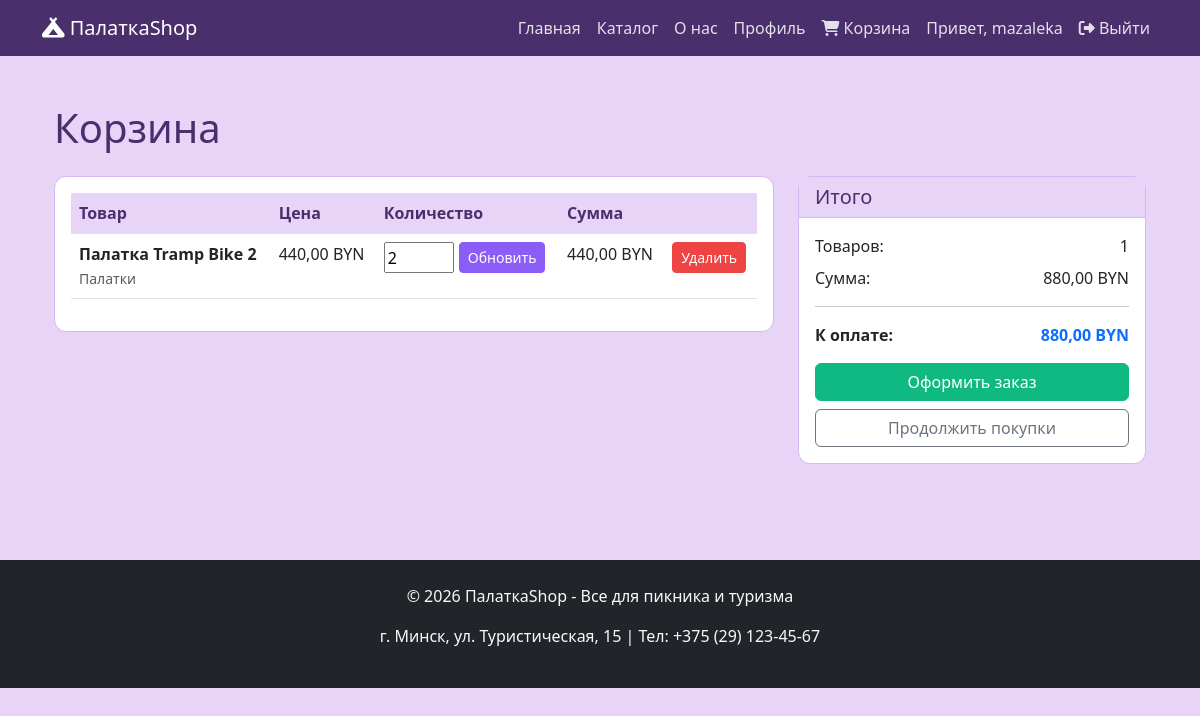
The app's page /cart/ (signed in) with its own data.
### NewApp/models.py (models this page shows, shortened)
class CartElement(models.Model):
    cart=models.ForeignKey(Cart,on_delete=models.CASCADE,related_name='items',verbose_name='Корзина')
    product=models.ForeignKey(Product,on_delete=models.CASCADE,verbose_name='Товар')
    quantity=models.PositiveIntegerField(verbose_name='Количество')

class Product(models.Model):
    name=models.CharField(max_length=200,verbose_name='Название товара')
    description=models.TextField(null=False,verbose_name='Описание товара')
    product_image=models.ImageField(upload_to='product/')
    price=models.DecimalField(max_digits=10,verbose_name='Цена', decimal_places=2,validators=[MinValueValidator(0)])
    quantity=models.IntegerField(validators=[MinValueValidator(0)])
    category=models.ForeignKey(Category,on_delete=models.CASCADE)
    manufacturer=models.ForeignKey(Manufacturer,on_delete=models.CASCADE)

class Category(models.Model):
    name=models.CharField(max_length=100,verbose_name='Категория товара')
    description=models.TextField(blank=True,verbose_name='Описание категории')

class Cart(models.Model):
    user=models.OneToOneField(User,on_delete=models.CASCADE,verbose_name='Пользователь')
    creation_date=models.DateTimeField(auto_now_add=True,verbose_name='Дата создания')
    def total_price(self):
        total_pr=0
        for item in self.items.all():
            total_pr +=item.product.price * item.quantity
        return total_pr

### NewApp/views.py (the view)
# urls.py: path('cart/',views.cart_view,name='cart_view'),
@login_required
def cart_view(request):
   cart, _ = Cart.objects.get_or_create(user=request.user)
   items = CartElement.objects.filter(cart=cart)
   total_price=cart.total_price
   context = {
        'cart': cart,
        'items': items,
        'total_price': total_price,
    }
   return render(request, 'NewApp/cart.html', context)

### templates/NewApp/cart.html (shortened to what this page needs)
{% extends 'base.html' %}
{% block content %}
<div class="container py-4">
    <h1 class="mb-4">Корзина</h1>
    {% if items %}
        <div class="row">
            <div class="col-md-8">
                <div class="card">
                    <div class="card-body">
                        <table class="table">
                            <thead>
                                <tr>
                                    <th>Товар</th>
                                    <th>Цена</th>
                                    <th>Количество</th>
                                    <th>Сумма</th>
                                    <th></th>
                                </tr>
                            </thead>
                            <tbody>
                                {% for item in items %}
                                <tr>
                                    <td>
                                        <div>
                                            <strong>{{ item.product.name }}</strong><br>
                                            <small class="text-muted">{{ item.product.category.name }}</small>
                                        </div>
                                    </td>
                                    <td>{{ item.product.price }} BYN</td>
                                    <td>
                                        <form action="{% url 'update_cart' item.id %}" method="post" style="display: flex; gap: 5px;">
                                            <input type="number" name="quantity" value="{{ item.quantity }}"
                                                   min="0" max="{{ item.product.quantity }}"
                                                   style="width: 70px;">
                                            <button type="submit" class="btn btn-sm btn-primary">Обновить</button>
                                        </form>
                                    </td>
                                    <td>{{ item.product.price|floatformat:2 }} BYN</td>
                                    <td>
                                        <a href="{% url 'remove_from_cart' item.id %}"
                                           class="btn btn-sm btn-danger"
                                           onclick="return confirm('Удалить товар?')">
                                            Удалить
                                        </a>
                                    </td>
                                </tr>
                                {% endfor %}
                            </tbody>
                        </table>
                    </div>
                </div>
            </div>
            <div class="col-md-4">
                <div class="card">
                    <div class="card-header bg-primary text-white">
                        <h5 class="mb-0">Итого</h5>
                    </div>
                    <div class="card-body">
                        <div class="d-flex justify-content-between mb-2">
                            <span>Товаров:</span>
                            <span>{{ items|length }}</span>
                        </div>
                        <div class="d-flex justify-content-between mb-3">
                            <span>Сумма:</span>
                            <span>{{ total_price|floatformat:2 }} BYN</span>
                        </div>
                        <hr>
                        <div class="d-flex justify-content-between mb-3">
                            <strong>К оплате:</strong>
                            <strong class="text-primary">{{ total_price|floatformat:2 }} BYN</strong>
                        </div>
                        <a href="{% url 'checkout' %}" class="btn btn-success w-100 mb-2">
                            Оформить заказ
                        </a>
                        <a href="{% url 'product_list' %}" class="btn btn-outline-secondary w-100">
                            Продолжить покупки
                        </a>
                    </div>
                </div>
            </div>
        </div>
    {% else %}
        <div class="text-center py-5">
            <h3>Ваша корзина пуста</h3>
            <a href="{% url 'product_list' %}" class="btn btn-primary mt-3">Перейти в каталог</a>
        </div>
    {% endif %}
</div>
{% endblock %}

### templates/base.html (shortened to what this page needs)
<!DOCTYPE html>
<html lang="ru">
<head>
    <link href="https://cdn.jsdelivr.net/npm/bootstrap@5.3.0/dist/css/bootstrap.min.css" rel="stylesheet">
    <link rel="stylesheet" href="https://cdnjs.cloudflare.com/ajax/libs/font-awesome/6.4.0/css/all.min.css">
    {% load static %}
    <link rel="stylesheet" href="{% static 'css/style.css' %}">
</head>
<body>
    <nav class="navbar navbar-expand-lg navbar-dark bg-dark">
        <div class="container">
            <a class="navbar-brand" href="{% url 'main' %}">
                <i class="fas fa-campground"></i> ПалаткаShop
            </a>
            <div class="collapse navbar-collapse" id="navbarNav">
                <ul class="navbar-nav ms-auto">
                    <li class="nav-item">
                        <a class="nav-link" href="{% url 'main' %}">Главная</a>
                    </li>
                    <li class="nav-item">
                        <a class="nav-link" href="{% url 'product_list' %}">Каталог</a>
                    </li>
                    <li class="nav-item">
                    <a class="nav-link" href="{% url 'about' %}">О нас</a>
                    </li>
                    <li class="nav-item">
                        <a class="nav-link" href="{% url 'profile' %}">Профиль</a>
                    </li>
                    <li class="nav-item">
                        <a class="nav-link" href="{% url 'cart_view' %}">
                            <i class="fas fa-shopping-cart"></i> Корзина
                        </a>
                    </li>
                    {% if user.is_authenticated %}
                        <li class="nav-item">
                            <span class="nav-link text-light">Привет, {{ user.username }}</span>
                        </li>
                   <li class="nav-item">
                            <form action="{% url 'logout' %}" method="post" style="display: inline;">
                                <button type="submit" class="nav-link btn btn-link" style="background: none; border: none; color: rgba(255,255,255,0.55);">
                                    <i class="fas fa-sign-out-alt"></i> Выйти
                                </button>
                            </form>
                        </li>
                    {% endif %}
                </ul>
            </div>
        </div>
    </nav>
    <main class="py-4">
        <div class="container">
            {% block content %}{% endblock %}
        </div>
    </main>
    <footer class="bg-dark text-light py-4 mt-5">
        <div class="container text-center">
            <p>&copy; 2026 ПалаткаShop - Все для пикника и туризма</p>
            <p>г. Минск, ул. Туристическая, 15 | Тел: +375 (29) 123-45-67</p>
        </div>
    </footer>
</body>
</html>

### static/css/style.css (style rules this page uses)
:root { --primary-color: #8b5cf6; --primary-dark: #7c3aed; --bg-light: #e7d4f7; --bg-white: #ffffff; --text-dark: #4a2f6d; --text-muted: #6c6c6c; --border-color: #d4b8f0; }
body { background-color: var(--bg-light); color: var(--text-dark); }
.navbar { background-color: #4a2f6d !important; }
.navbar-brand { color: white !important; }
.nav-link { color: rgba(255, 255, 255, 0.85) !important; }
.card { background-color: var(--bg-white); border: 1px solid var(--border-color); border-radius: 12px; transition: transform 0.2s; }
.btn-primary { background-color: var(--primary-color) !important; border-color: var(--primary-color) !important; }
.btn-success { background-color: #10b981 !important; border-color: #10b981 !important; }
.btn-danger { background-color: #ef4444 !important; border-color: #ef4444 !important; }
a { color: var(--primary-color); text-decoration: none; }
h1, h2, h3, h4, h5, h6 { color: var(--text-dark); }
footer { background-color: #4a2f6d !important; color: white !important; }
.card-header { background-color: var(--bg-light) !important; color: var(--text-dark) !important; border-bottom: 1px solid var(--border-color); }
.table th { background-color: var(--bg-light); color: var(--text-dark); }

### records on screen
CartElement: product.name "Палатка Tramp Bike 2", product.category.name "Палатки", product.price "440,00", quantity "2"
Cart: id.quantity "880,00"

### other values on screen
{{ user.username }} "mazaleka"
{{ items|length }} "1"
